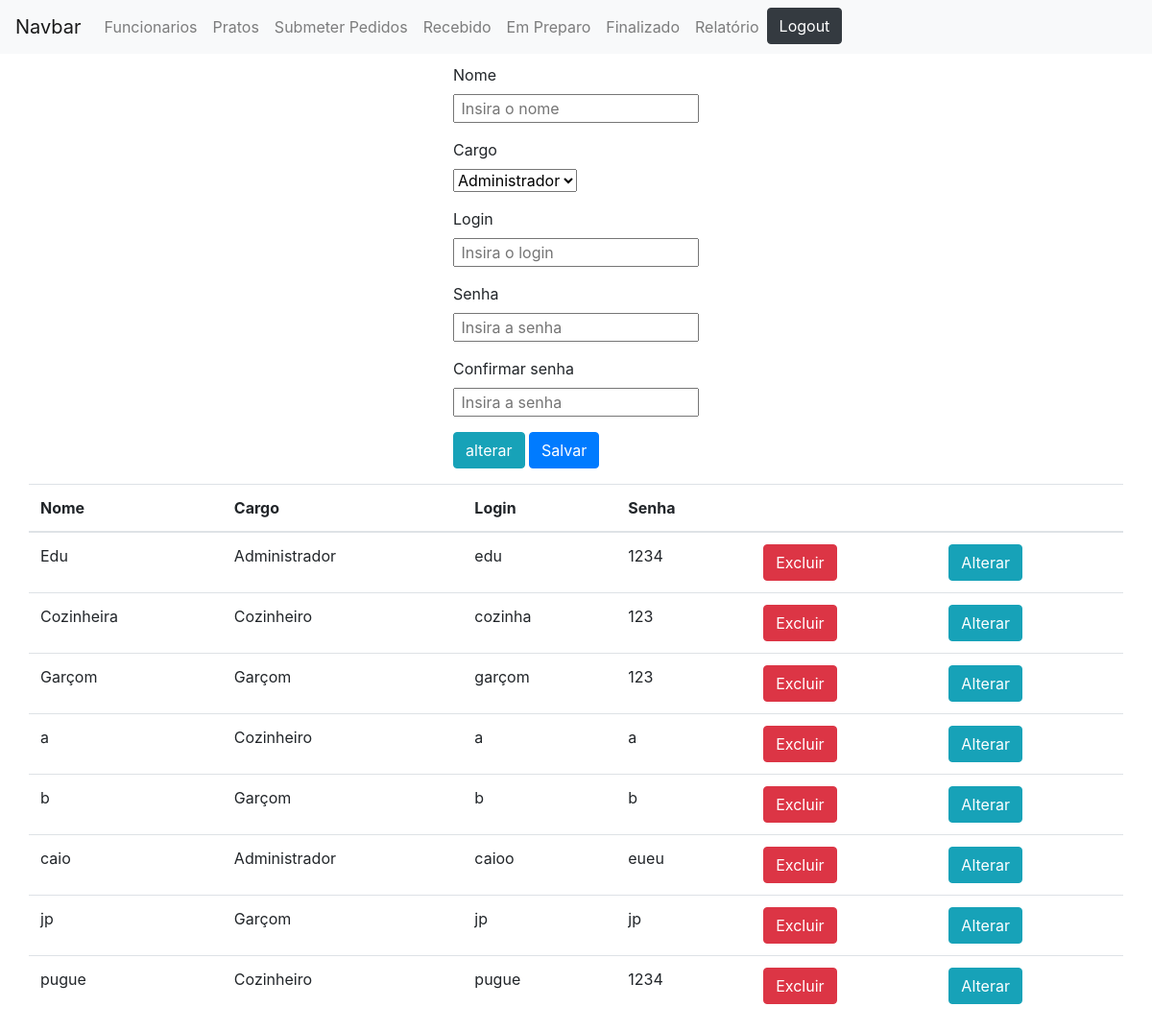
/Projeto/view/crudFuncionarios.php (signed in), run on the app's committed database.
### tables this page shows
CREATE TABLE `funcionarios` (
  `id` int(11) NOT NULL,
  `nome` varchar(255) NOT NULL,
  `login` varchar(255) DEFAULT NULL,
  `senha` varchar(45) DEFAULT NULL,
  `cargo_idCargo` int(11) NOT NULL
);

CREATE TABLE `cargo` (
  `idCargo` int(11) NOT NULL,
  `descricao` varchar(45) DEFAULT NULL
);

### Projeto/controller/funcionarioController.php (called while the page is built, shortened)
<?php
require_once '../class/Funcionario.php';
$funcionario =  new Funcionario;
$nome = '';
$login = '';
$senha = '';
$senhaConfirm = '';

### Projeto/class/Conexao.php (called while the page is built, shortened)
<?php
abstract class Conexao{
    public function __construct()
    {
        $this->user = 'root';
        $this->pass = '';
        $this->dbname = 'projeto-ultimo';
        try {
        $this->pdo = new PDO("mysql:host=localhost; dbname=$this->dbname;charset=utf8", $this->user, $this->pass);
        } catch (PDOException $e) {
        echo 'Erro ao conectar com o banco de dados<br>';
        echo $e->getMessage();
        }
    }
}

### Projeto/class/Cargo.php (called while the page is built, shortened)
<?php
require_once 'Conexao.php';
final class Cargo extends Conexao {
    public function __construct()
    {
        $this->getCargos();
    }
    public function getCargos(){
        $sql = "SELECT * FROM cargo";
        $result = $this->pdo->query($sql);
        return $result;
    }
}

### Projeto/class/Funcionario.php (called while the page is built, shortened)
<?php
require_once 'Conexao.php';
final class Funcionario extends Conexao {
    public function getAllFuncionarios() {
        $sql = "SELECT * FROM funcionarios f, cargo c where f.cargo_idCargo = c.idCargo";
        $result = $this->pdo->query($sql);
        return $result;
    }
}

### Projeto/view/crudFuncionarios.php (the view, shortened to what this page needs)
<!DOCTYPE html>
<html>
<head>
    <link rel="stylesheet" href="https://stackpath.bootstrapcdn.com/bootstrap/4.3.1/css/bootstrap.min.css">
</head>
<body>
    <?php
        require_once '../class/Funcionario.php';
        require_once '../class/Cargo.php';
    ?>
    <?php
        require_once '../controller/funcionarioController.php';
    ?>
<nav class="navbar navbar-expand-lg navbar-light bg-light" id="navbar">
  <a class="navbar-brand" href="#">Navbar</a>
  <div class="collapse navbar-collapse" id="navbarNavAltMarkup">
    <div class="navbar-nav">
    <?php
            if($_SESSION['cargo'] == 1){
                echo "
                <a class='nav-item nav-link' href='crudFuncionarios.php'>Funcionarios</a>
                <a class='nav-item nav-link' href='crudPratos.php'>Pratos</a>
                <a class='nav-item nav-link' href='submeterPedido.php'>Submeter Pedidos</a>
                <a class='nav-item nav-link' href='recebido.php'>Recebido</a>
                <a class='nav-item nav-link' href='PedidoEmPreparo.php'>Em Preparo</a>
                <a class='nav-item nav-link' href='PedidoFinalizado.php'>Finalizado</a>
                <a class='nav-item nav-link' href='Relatorio.php'>Relatório</a>
                ";
            }else if($_SESSION['cargo'] == 2){
                echo "
                <a class='nav-item nav-link' href='crudPratos.php'>Pratos</a>
                <a class='nav-item nav-link' href='recebido.php'>Recebido</a>
                <a class='nav-item nav-link' href='PedidoEmPreparo.php'>Em Preparo</a>
                <a class='nav-item nav-link' href='PedidoFinalizado.php'>Finalizado</a>
                <a class='nav-item nav-link' href='#'>Relatório</a>
                ";
            }
        ?>
    <div id="btnLogout">
    <a class="btn btn-dark" href="../controller/loginController.php">Logout</a>
    </div>
  </div>
</nav>
<?php
    if($_SESSION['cargo'] == 1){
        echo "
        <div class='row justify-content-center'>
        <form method='post' action='../controller/funcionarioController.php'>
            <input type='hidden' name='id' value='$id>'>
            <div class='form-group'>
                <label>Nome</label><br>
                <input type='text' name='nome' placeholder=' Insira o nome' value='$nome' ><br>
            </div>
            <div class='form-group'>
                <label>Cargo</label><br>
                <select name='cargo'>
            ";
            $cargo = new Cargo();
            $rar = $cargo->getCargos();
            while($result = $rar->fetch(PDO::FETCH_OBJ)){
                echo "<option name = 'cargo' value='$result->idCargo'>$result->descricao</option>";
            }
            echo "
                </select>
            </div>
            <div class='form-group'>
                <label>Login</label><br>
                <input type='text' name='login' placeholder=' Insira o login' value='$login' ><br>
            </div>
            <div class='form-group'>
                <label>Senha</label><br>
                <input type='password' name='senha' placeholder=' Insira a senha' value='$senha' ><br>
            </div>
            <div class='form-group'>
                <label>Confirmar senha</label><br>
                <input type='password' name='senhaConfirm' placeholder=' Insira a senha' value='$senhaConfirm' ><br>
            </div>
            <div class='form-group'>
                <?php if($update == true): ?>
                    <button type='submit' class='btn btn-info' name='update' value='$nome' >alterar</button>
                <?php else: ?>
                    <button type='submit' class='btn btn-primary' name='save' value='$nome?' >Salvar</button>
                <?php endif; ?>
            </div>
        </form>
    </div>
        ";
    }
?>
    <div class="container">
        <div class="row justify-content-right">
            <table class="table">
                <thead>
                    <tr>
                        <th>Nome</th>
                        <th>Cargo</th>
                        <th>Login</th>
                        <th>Senha</th>
                        <th></th>
                        <th></th>
                    </tr>
                </thead>
                <?php
                    $resultado = $funcionario->getAllFuncionarios();
                    while($result = $resultado->fetch(PDO::FETCH_OBJ)){
                        echo "
                        <tr>
                            <td>$result->nome</td>
                            <td>$result->descricao</td>
                            <td>$result->login</td>
                            <td>$result->senha</td>
                            <td><a href=../controller/funcionarioController.php?delete=$result->id class='btn btn-danger'>Excluir</a></td>
                            <td><a href=crudFuncionarios.php?alterar=$result->id class='btn btn-info'>Alterar</a></td>
                        </tr>";
                    }
                ?>
            </table>
        </div>
    </div>
</body>
</html>

### Projeto/view/crudFuncionarios.php (style rules this page uses)
#navbar { margin-bottom: 10px; }

### data on the page
funcionarios: nome "Edu", cargo_idCargo.descricao "Administrador", login "edu", senha "1234"
funcionarios: nome "Cozinheira", cargo_idCargo.descricao "Cozinheiro", login "cozinha", senha "123"
funcionarios: nome "Garçom", cargo_idCargo.descricao "Garçom", login "garçom", senha "123"
funcionarios: nome "a", cargo_idCargo.descricao "Cozinheiro", login "a", senha "a"
funcionarios: nome "b", cargo_idCargo.descricao "Garçom", login "b", senha "b"
funcionarios: nome "caio", cargo_idCargo.descricao "Administrador", login "caioo", senha "eueu"
funcionarios: nome "jp", cargo_idCargo.descricao "Garçom", login "jp", senha "jp"
funcionarios: nome "pugue", cargo_idCargo.descricao "Cozinheiro", login "pugue", senha "1234"

### other printed values
form field cargo "Administrador"
